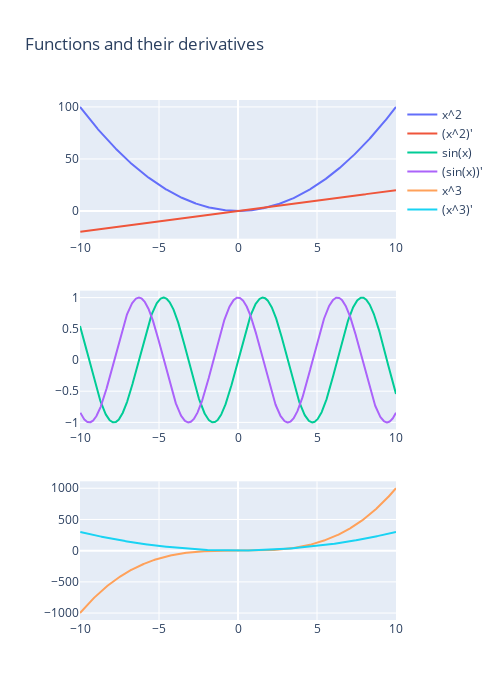

The notebook cell saved with this chart:
### Code cell
fig = make_subplots(rows=3, cols=1)

def func_derfunc(f, func_name, row, col):
    func = np.vectorize(f)
    x = np.linspace(-10, 10, 1000)
    y = f(x)
    y_der = (func(x[1:])-func(x[:-1])) / (x[1:] - x[:-1])
    fig.add_trace(
        go.Scatter(x=x,y=y,name=func_name),
        row=row, col=col)
    fig.add_trace(
        go.Scatter(x=x[1:], y=y_der, name=f"({func_name})'"),
        row=row, col=col)

func_derfunc(lambda x: x**2, "x^2", 1, 1)
func_derfunc(lambda x: np.sin(x), "sin(x)", 2, 1)
func_derfunc(lambda x: x**3, "x^3", 3, 1)
fig.update_layout(height=700, width=500, title_text="Functions and their derivatives")
fig.show()

### Figure 1 — Plotly figure (JSON) as saved in the notebook; plotly's stock layout.template omitted (floating-point values rounded to 4 significant figures; data arrays with more than 128 entries replaced by an {"elided": "..."} marker saying what was removed)
{"data": [{"name": "x^2", "type": "scatter", "x": {"elided": "1000 float values"}, "xaxis": "x", "y": {"elided": "1000 float values"}, "yaxis": "y"}, {"name": "(x^2)'", "type": "scatter", "x": {"elided": "999 float values"}, "xaxis": "x", "y": {"elided": "999 float values"}, "yaxis": "y"}, {"name": "sin(x)", "type": "scatter", "x": {"elided": "1000 float values"}, "xaxis": "x2", "y": {"elided": "1000 float values"}, "yaxis": "y2"}, {"name": "(sin(x))'", "type": "scatter", "x": {"elided": "999 float values"}, "xaxis": "x2", "y": {"elided": "999 float values"}, "yaxis": "y2"}, {"name": "x^3", "type": "scatter", "x": {"elided": "1000 float values"}, "xaxis": "x3", "y": {"elided": "1000 float values"}, "yaxis": "y3"}, {"name": "(x^3)'", "type": "scatter", "x": {"elided": "999 float values"}, "xaxis": "x3", "y": {"elided": "999 float values"}, "yaxis": "y3"}], "layout": {"height": 700, "title": {"text": "Functions and their derivatives"}, "width": 500, "xaxis": {"anchor": "y", "domain": [0, 1]}, "xaxis2": {"anchor": "y2", "domain": [0, 1]}, "xaxis3": {"anchor": "y3", "domain": [0, 1]}, "yaxis": {"anchor": "x", "domain": [0.7333, 1]}, "yaxis2": {"anchor": "x2", "domain": [0.3667, 0.6333]}, "yaxis3": {"anchor": "x3", "domain": [0, 0.2667]}}}
